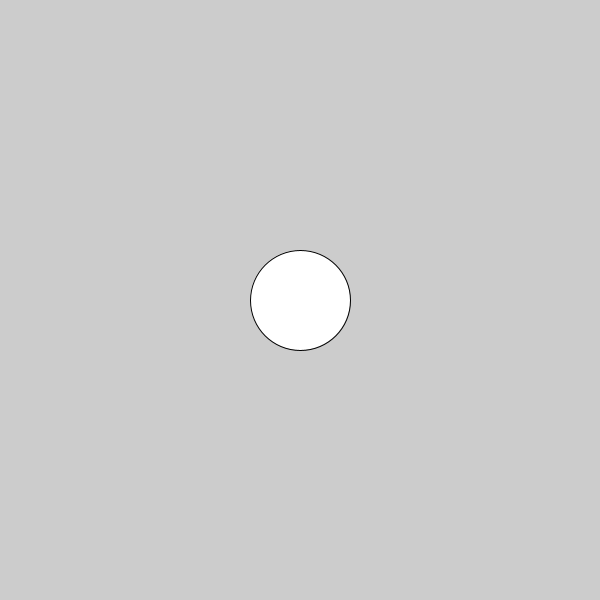
Frame 1 (no input)
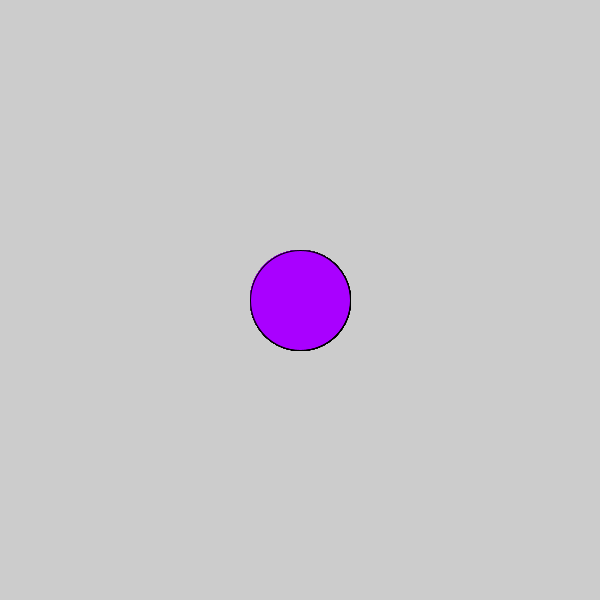
Frame 60 (the mouse pressed at the canvas centre just before this capture)
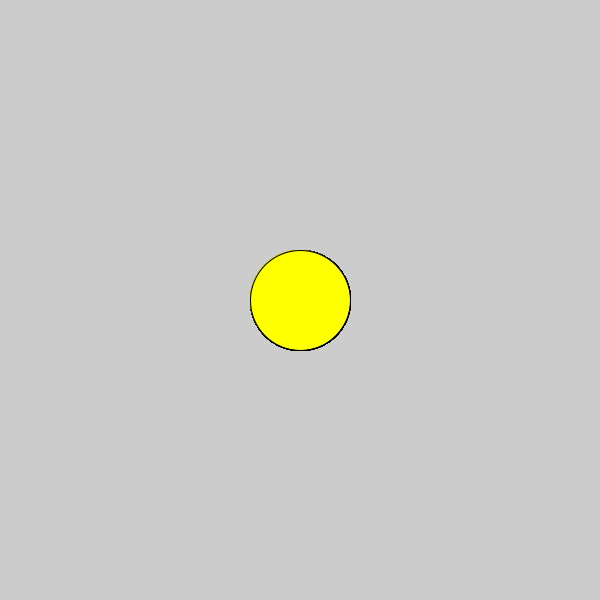
Frame 120 (the mouse held since frame 60 and released just before this capture)

The Processing sketch that drew these frames (run headless with seeded random() and noise(); from frame 60 on, the mouse is pressed at the canvas centre):

// Processing sketch: c_LogicalDot
// ── c_LogicalDot.pde

void setup() {
  
// 1. Set the size of the sketch. Make it 600 pixels square. 
  size(600,600);

}

void draw() {
  
// 2. Draw an ellipse
// Run the program to make sure it works before moving on.
ellipse(300,300, 100,100);

// 3. Change the color of the ellipse when the mouse is pressed.
//    Use the following code, but put your colors where indicated
//    Remember to use the   fill()  command to set colors.

if (mousePressed) {
 fill(#FEFF00);
   //  put one color here 
  
} else {
  fill(#A900FF);
   // put a different color here
  
}  
  
  
  
}
